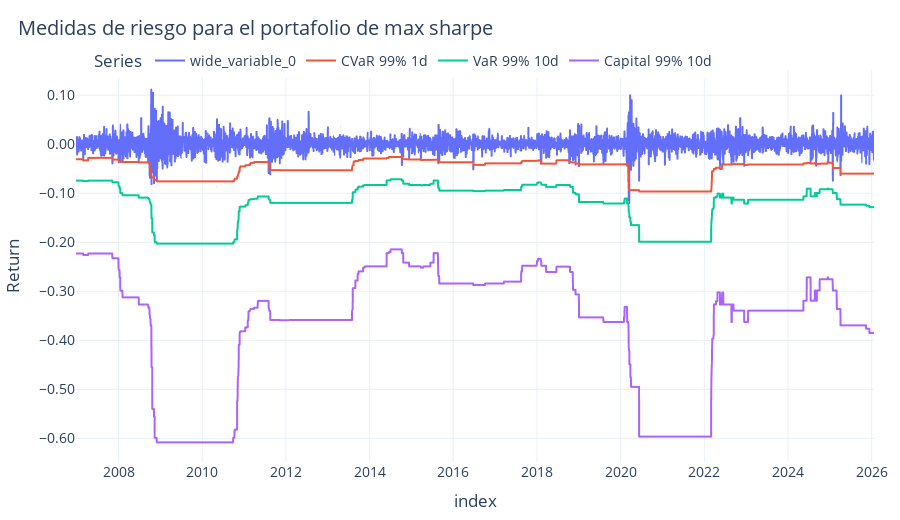

Notebook cell for this chart:
### Code cell
risk_col = df_risk_maxsh.columns[1]
cvar_col = df_risk_maxsh.columns[2]
var10d_col = df_risk_maxsh.columns[3]
capital10d = df_risk_maxsh.columns[4]
tmp2 = df_risk_maxsh * -1
fig = px.line(
     tmp2,
     x=tmp2.index,
     y=[df_risk_maxsh["Returns"], tmp2[cvar_col], tmp2[var10d_col], tmp2[capital10d]],
     labels={"value": "Return", "variable": "Series"},
     title=f"Medidas de riesgo para el portafolio de max sharpe",
)


fig.show()

### Figure 1 — Plotly figure (JSON) as saved in the notebook; plotly's stock layout.template omitted (floating-point values rounded to 4 significant figures; data arrays with more than 128 entries replaced by an {"elided": "..."} marker saying what was removed)
{"data": [{"hovertemplate": "Series=wide_variable_0<br>index=%{x}<br>Return=%{y}<extra></extra>", "legendgroup": "wide_variable_0", "line": {"color": "#636efa", "dash": "solid"}, "marker": {"symbol": "circle"}, "mode": "lines", "name": "wide_variable_0", "showlegend": true, "type": "scattergl", "x": {"elided": "4797 str values"}, "xaxis": "x", "y": {"elided": "4797 float values"}, "yaxis": "y"}, {"hovertemplate": "Series=CVaR 99% 1d<br>index=%{x}<br>Return=%{y}<extra></extra>", "legendgroup": "CVaR 99% 1d", "line": {"color": "#EF553B", "dash": "solid"}, "marker": {"symbol": "circle"}, "mode": "lines", "name": "CVaR 99% 1d", "showlegend": true, "type": "scattergl", "x": {"elided": "4797 str values"}, "xaxis": "x", "y": {"elided": "4797 float values"}, "yaxis": "y"}, {"hovertemplate": "Series=VaR 99% 10d<br>index=%{x}<br>Return=%{y}<extra></extra>", "legendgroup": "VaR 99% 10d", "line": {"color": "#00cc96", "dash": "solid"}, "marker": {"symbol": "circle"}, "mode": "lines", "name": "VaR 99% 10d", "showlegend": true, "type": "scattergl", "x": {"elided": "4797 str values"}, "xaxis": "x", "y": {"elided": "4797 float values"}, "yaxis": "y"}, {"hovertemplate": "Series=Capital 99% 10d<br>index=%{x}<br>Return=%{y}<extra></extra>", "legendgroup": "Capital 99% 10d", "line": {"color": "#ab63fa", "dash": "solid"}, "marker": {"symbol": "circle"}, "mode": "lines", "name": "Capital 99% 10d", "showlegend": true, "type": "scattergl", "x": {"elided": "4797 str values"}, "xaxis": "x", "y": {"elided": "4797 float values"}, "yaxis": "y"}], "layout": {"height": 520, "legend": {"title": {"text": "Series"}, "tracegroupgap": 0}, "title": {"text": "Medidas de riesgo para el portafolio de max sharpe"}, "xaxis": {"anchor": "y", "domain": [0, 1], "title": {"text": "index"}}, "yaxis": {"anchor": "x", "domain": [0, 1], "title": {"text": "Return"}}}}
